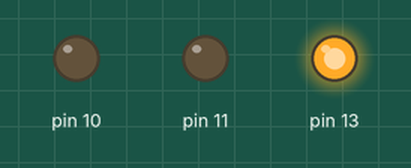
Recording of a sketch running on a simulated Arduino Uno, built with avr-gcc and run on an emulated ATmega328P. Parts: output pins drawn as LEDs (lit = HIGH). Pins used as bus, display or sensor lines are not drawn.

Above: at 0.1 s.
At 0.8 s:
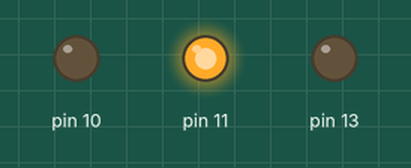
At 8.8 s:
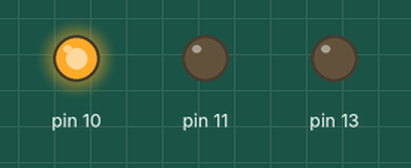
At 13.3 s:
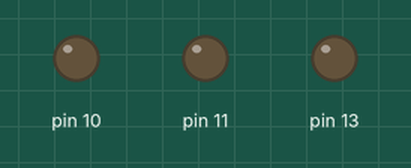
Timing chart, 0 to 20.0 s (numbered marks = the images above):
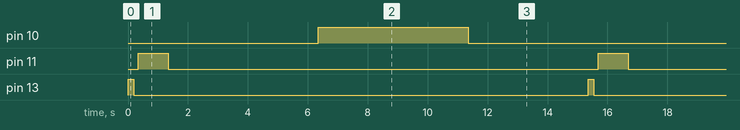

Measured:
- by itself, pin 10: alternates HIGH for 5.0 s and LOW for 10.4 s
- by itself, pin 11: alternates HIGH for 1.0 s and LOW for 14.4 s
- by itself, pin 13: alternates HIGH for 0.20 s and LOW for 15.2 s

The sketch:

DJ_LED_TEST.ino
```cpp
void setup() {
  // put your setup code here, to run once:
  pinMode(13, OUTPUT) ;
   pinMode(12, OUTPUT) ;
    pinMode(11, OUTPUT) ;
    pinMode(10, OUTPUT) ;
}

void loop() {
  // put your main code here, to run repeatedly:
  digitalWrite(13,HIGH) ;
  delay(200) ;
  digitalWrite(13,LOW) ;
  delay(150) ;

  digitalWrite(12,HIGH) ;
  digitalWrite(12,LOW) ;


  digitalWrite(11,HIGH) ;
  delay(1000) ;
  digitalWrite(11, LOW) ;
  delay(5000) ;

  digitalWrite(10, HIGH) ;
  delay(5000) ;
  digitalWrite(10, LOW) ;
  delay(4000) ;

}
```
